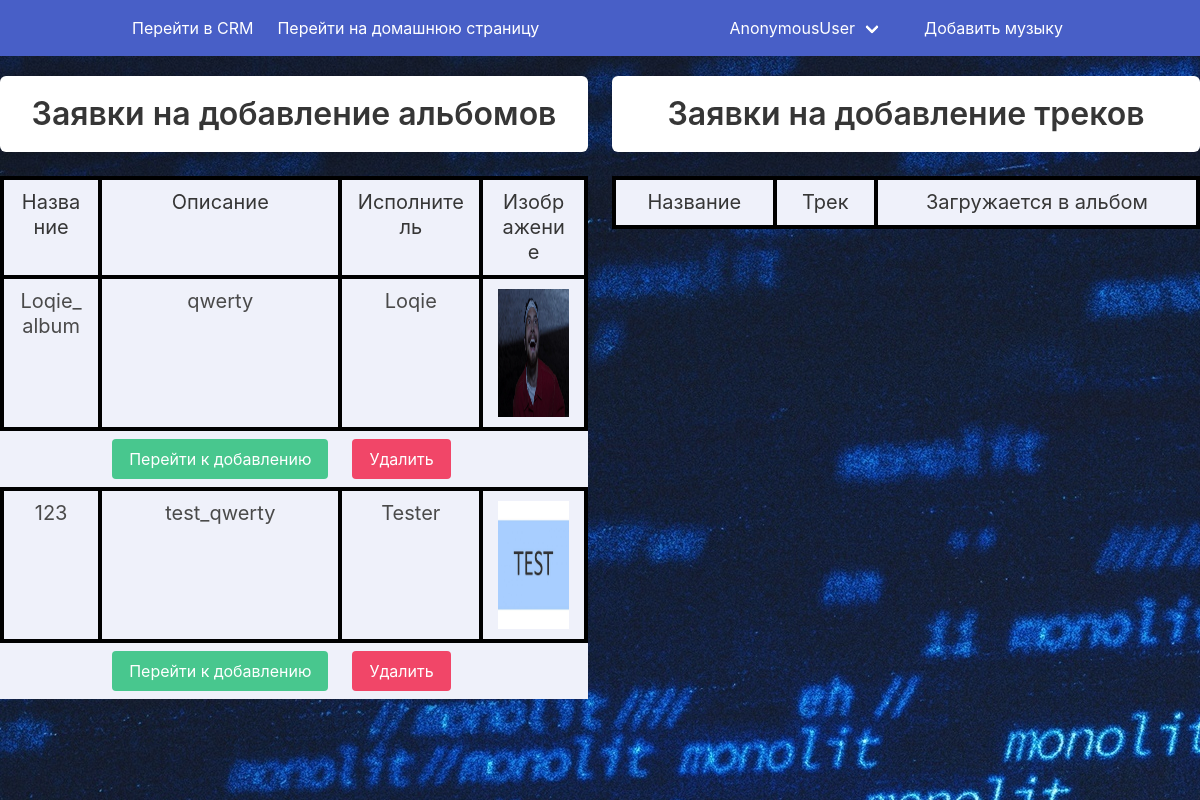
Before: /staff/admin/ with the older database file.
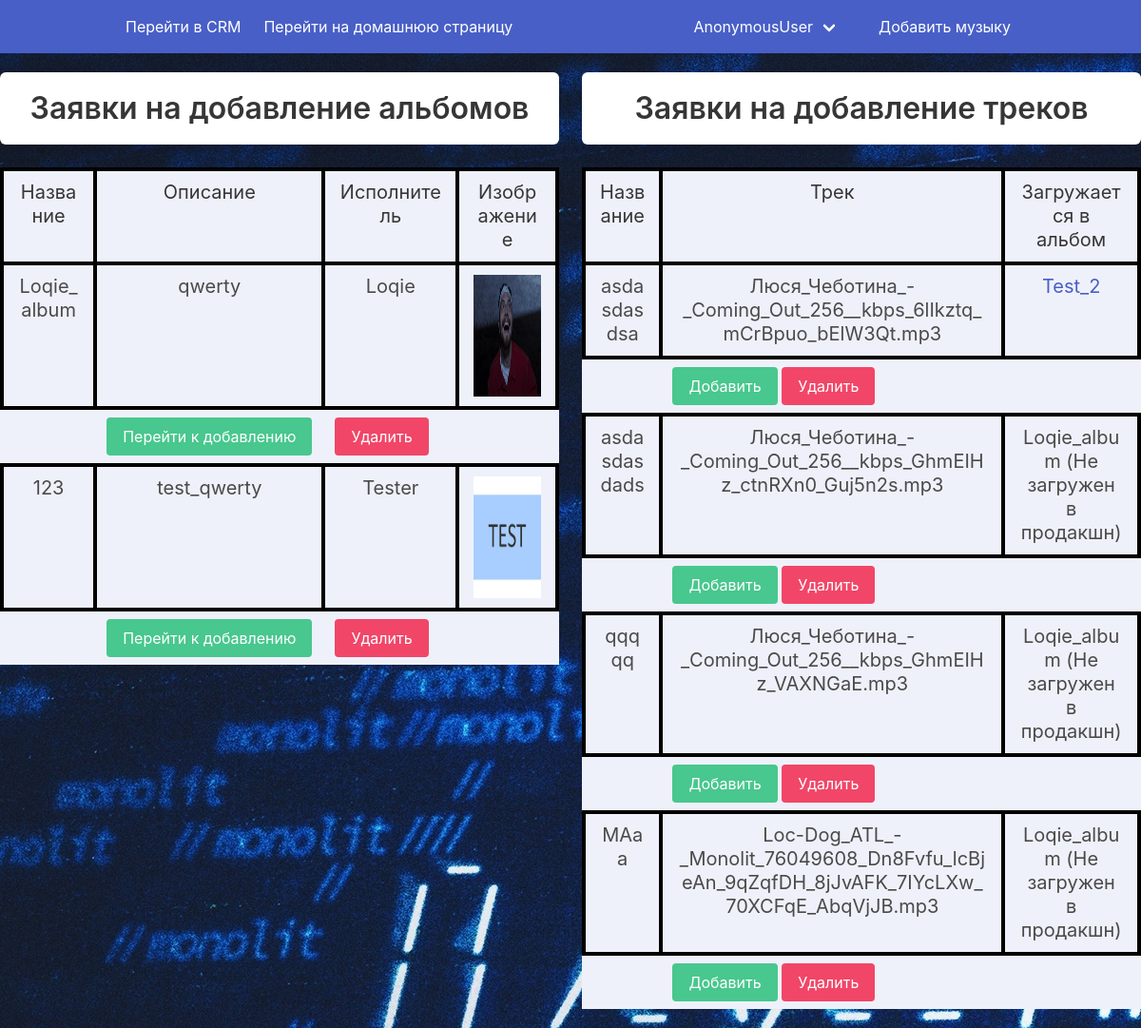
After: the same page with the newer database file.
### music_player/models.py (models this page shows, shortened)
class Album(models.Model):
    title = models.CharField(max_length=255)
    description = models.TextField()
    album_image = models.ImageField(default='ATL.jpeg')
    singer = models.CharField(max_length=255)
    is_uploaded = models.BooleanField(default=False)

class Uploaded_Song(models.Model):
    album = models.ForeignKey(Album, on_delete=models.CASCADE, related_name='uploaded_songs', null=True, blank=True)
    name = models.CharField(max_length=255)
    song = models.FileField()
    chosen = models.BooleanField(default=False)

### staff/views.py (the view)
# urls.py: path('admin/', admin.site.urls),
def admin(request):
    action = request.GET.get('action')
    pk = request.GET.get('pk')
    if action:
        actions(action, pk)
        return redirect('staff:admin')
    uploaded_albums = Album.objects.filter(is_uploaded=False)
    uploaded_tracks = Uploaded_Song.objects.all()
    return render(request, 'admin.html', {'uploaded_albums': uploaded_albums, 'uploaded_tracks': uploaded_tracks})

### staff/templates/admin.html
{% extends 'admin_layout.html' %}
{% load albums %}
{% block content %}
<div class="columns my-2">
    <div class="column">
        <div class="box has-text-centered">
            <div class="title" href="">Заявки на добавление альбомов</div>
        </div>
        <table class="table is-fullwidth has-background-link-light">
            <thead>
                <tr>
                    <th style="border: 4px solid black" class="subtitle has-text-centered">Название</th>
                    <th style="border: 4px solid black" class="subtitle has-text-centered">Описание</th>
                    <th style="border: 4px solid black" class="subtitle has-text-centered">Исполнитель</th>
                    <th style="border: 4px solid black" class="subtitle has-text-centered">Изображение</th>
                </tr>
            </thead>
            <tbody>
                {% for album in uploaded_albums %}
                <tr>
                    <td style="border: 4px solid black" class="subtitle has-text-centered">{{ album.title }}</td>
                    <td style="border: 4px solid black" class="subtitle has-text-centered">{{ album.description }}</td>
                    <td style="border: 4px solid black" class="subtitle has-text-centered">{{ album.singer }}</td>
                    <td style="border: 4px solid black" class="subtitle has-text-centered"><img
                            src="/media/{{ album.album_image }}" class="image is-128x128" style="margin: auto;"></td>
                </tr>
                <tr>
                    <td></td>
                    <td>
                        <a href="{% url 'staff:add_album' album.pk %}" class="button is-success">Перейти к добавлению</a>
                    </td>
                    <td>
                        <a href="{% url 'staff:admin' %}?action=delete_album&pk={{ album.pk }}" class="button is-danger">Удалить</a>
                    </td>
                </tr>
                {% endfor %}
            </tbody>
        </table>
    </div>
    <div class="column">
        <div class="box has-text-centered">
            <div class="title" href="">Заявки на добавление треков</div>
        </div>
        <table class="table is-fullwidth has-background-link-light">
            <thead>
                <tr>
                    <th style="border: 4px solid black" class="subtitle has-text-centered">Название</th>
                    <th style="border: 4px solid black" class="subtitle has-text-centered">Трек</th>
                    <th style="border: 4px solid black" class="subtitle has-text-centered">Загружается в альбом</th>
                </tr>
            </thead>
            <tbody>
                {% for track in uploaded_tracks %}
                <tr>
                    <td style="border: 4px solid black" class="subtitle has-text-centered">{{ track.name }}</td>
                    <td style="border: 4px solid black" class="subtitle has-text-centered">{{ track.song }}</td>
                    <td style="border: 4px solid black" class="subtitle has-text-centered">{% if track.album.is_uploaded == False %} {{ track.album.title }} (Не загружен в продакшн) {% else %} <a href="{% url 'music_player:home' %}?albums={{track.album.pk}}">{{ track.album.title }}</a> {% endif %}</td>
                </tr>
                <tr>
                    <td>
                    </td>
                    <td>
                        <a href="{% url 'staff:admin' %}?action=add_track&pk={{track.pk}}" class="button is-success">Добавить</a>
                        <a href="{% url 'staff:admin' %}?action=delete_track&pk={{track.pk}}" class="button is-danger">Удалить</a>
                    </td>
                </tr>
                {% endfor %}
            </tbody>
        </table>
    </div>
</div>
{% endblock %}

Changed rows visible on the page:
added Uploaded_Song: name "asdasdasdsa", song "Люся_Чеботина_-_Coming_Out_256__kbps_6lIkztq_mCrBpuo_bElW3Qt.mp3", album "Test_2"
added Uploaded_Song: name "asdasdasdads", song "Люся_Чеботина_-_Coming_Out_256__kbps_GhmEIHz_ctnRXn0_Guj5n2s.mp3", album "Loqie_album"
added Uploaded_Song: name "qqqqq", song "Люся_Чеботина_-_Coming_Out_256__kbps_GhmEIHz_VAXNGaE.mp3", album "Loqie_album"
added Uploaded_Song: name "MAaa", song "Loc-Dog_ATL_-_Monolit_76049608_Dn8Fvfu_lcBjeAn_9qZqfDH_8jJvAFK_7IYcLXw_70XCFqE_AbqVjJB.mp3", album "Loqie_album"
